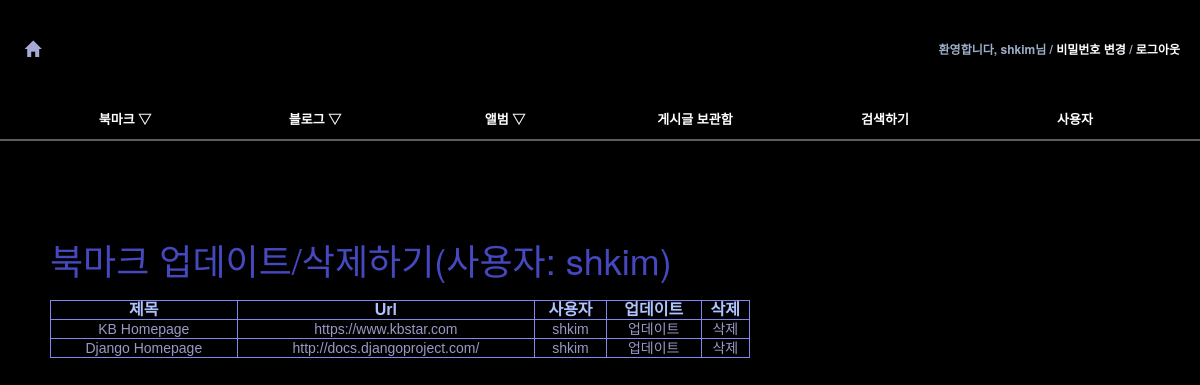
The app's page /bookmark/change/ (signed in) with its own data.
### bookmark/models.py (models this page shows, shortened)
@python_2_unicode_compatible
class Bookmark(models.Model):
    title = models.CharField(max_length=100, blank=True, null=True)
    url = models.URLField('url', unique=True)
    owner = models.ForeignKey(User, null=True)

### bookmark/views.py (the view)
class BookmarkChangeLV(LoginRequiredMixin, ListView):
    template_name = 'bookmark/bookmark_change_list.html'
    def get_queryset(self):
        return Bookmark.objects.filter(owner=self.request.user)

### bookmark/templates/bookmark/bookmark_change_list.html (shortened to what this page needs)
{% extends "base.html" %}
{% block content %}
<div id="content">
    <h1>북마크 업데이트/삭제하기(사용자: {{user}})</h1>
    <table class="change-list">
        <tr>
            <th>제목</th>
            <th>Url</th>
            <th>사용자</th>
            <th>업데이트</th>
            <th>삭제</th>
        </tr>
        {% for item in object_list %}
        <tr>
            <td>{{ item.title }}</td>
            <td>{{ item.url }}</td>
            <td>{{ item.owner }}</td>
            <td><a href="{% url 'bookmark:update' item.id %}">업데이트</a></td>
            <td><a href="{% url 'bookmark:delete' item.id %}">삭제</a></td>
        </tr>
        {% endfor %}
    </table>
</div>
{% endblock %}

### templates/base.html (shortened to what this page needs)
<!DOCTYPE html>
<html lang="ko">
<head>
{% load staticfiles %}
<link rel="stylesheet" type="text/css" href="{% block stylesheet %}{% static "css/base.css" %}{% endblock %}" />
<link rel="stylesheet" type="text/css" href="{% block extrastyle %}{% endblock %}" />
<link href="{% static "css/bootstrap.min.css" %}" rel="stylesheet">
<link rel="stylesheet" href="https://maxcdn.bootstrapcdn.com/bootstrap/3.3.7/css/bootstrap.min.css">
</head>
<body>
<div id="header">
    <h2 class="maintitle"><a href="{% url 'home' %}">&nbsp;<span class="glyphicon glyphicon-home"></span></a></h2>
    {% if user.is_active %}
    <h4 class="welcome">환영합니다,
                <strong>{% firstof user.get_short_name user.get_username %}님</strong> /
                <a href="{% url 'password_change' %}">비밀번호 변경</a> /
                <a href="{% url 'logout' %}">로그아웃</a>
    </h4>
    {% else %}
    <h4 class="welcome">환영합니다, 익명의 사용자님 /
                <a href="{% url 'login' %}">로그인</a> /
                <a href="{% url 'register' %}">회원가입</a>
    </h4>
    {% endif %}
</div>
<div id="menu">
    <li><a href="{% url 'bookmark:index' %}">북마크 ▽</a>
    </li>
    <li><a href="{% url 'blog:index' %}">블로그 ▽</a>
    </li>
    <li><a href="{% url 'photo:index' %}">앨범 ▽</a>
    </li>
    <li><a href="{% url 'blog:post_archive' %}">게시글 보관함</a></li>
    <li><a href="{% url 'blog:search' %}">검색하기</a></li>
    <li><a href="{% url 'admin:index' %}">사용자</a></li>
</div>
{% block content %}{% endblock %}
</body>
</html>

### static/css/base.css (style rules this page uses)
body { font-family: "Lucida Grande", Verdana, Arial, sans-serif; font-size: 14px; }
div#header { position: absolute; top: 0px; left: 0px; height: 100px; width: 100%; display: table; background-image: url("https://upload.wikimedia.org/wikipedia/commons/6/69/NASA-HS201427a-HubbleUltraDeepField2014-20140603.jpg"); }
div#menu { position: absolute; top: 100px; left: 0px; height: 20px; padding:10px; width: 100%; display: table; table-layout: fixed; border-spacing: 40px 0px; background: black; font-size: 13px; border-bottom: solid 2px #5d5d5d; }
div#content { position: absolute; top: 220px; left: 50px; right: 50px }
div#content h1 { color: #4648bf; }
.maintitle { display: table-cell; vertical-align: middle; padding-left: 20px; color: #ffc; font-weight: bold; font-size: 16px; }
.welcome { display: table-cell; vertical-align: middle; text-align: right; padding-right: 20px; color: #9baec8; font-weight: bold; font-size: 12px; }
.welcome a:link, .welcome a:visited { color: white; }
div#menu a:link, div#menu a:visited { color: #ffffff; }
div#menu > li { display: table-cell; vertical-align: middle; border-radius: 25px; text-align: center; font-weight: bold; }
div#menu li { vertical-align: middle; text-align: center; font-weight: bold; }
li { color: #4f44b1; }
a:link, a:visited { color: #a7aad6; text-decoration: none; }
table { border-collapse: collapse; width:700px; margin: 20px 0px; }
td, th { line-height: 18px; border-bottom: 1px solid #5e76ee; vertical-align: top; padding: 5px 15px; font-family: "Lucida Grande", Verdana, Arial, sans-serif; }
table.change-list, table.change-list th, table.change-list td { border: 1px solid #8686f1; }
table.change-list th { text-align:center; color: #afc3ff; font-size: 16px; }
table.change-list td, table.change-list td a { text-align:center; color: #989ac5; }

### records on screen
Bookmark: title "KB Homepage", url "https://www.kbstar.com", owner "shkim"
Bookmark: title "Django Homepage", url "http://docs.djangoproject.com/", owner "shkim"

### other values on screen
{{ user }} "shkim"
